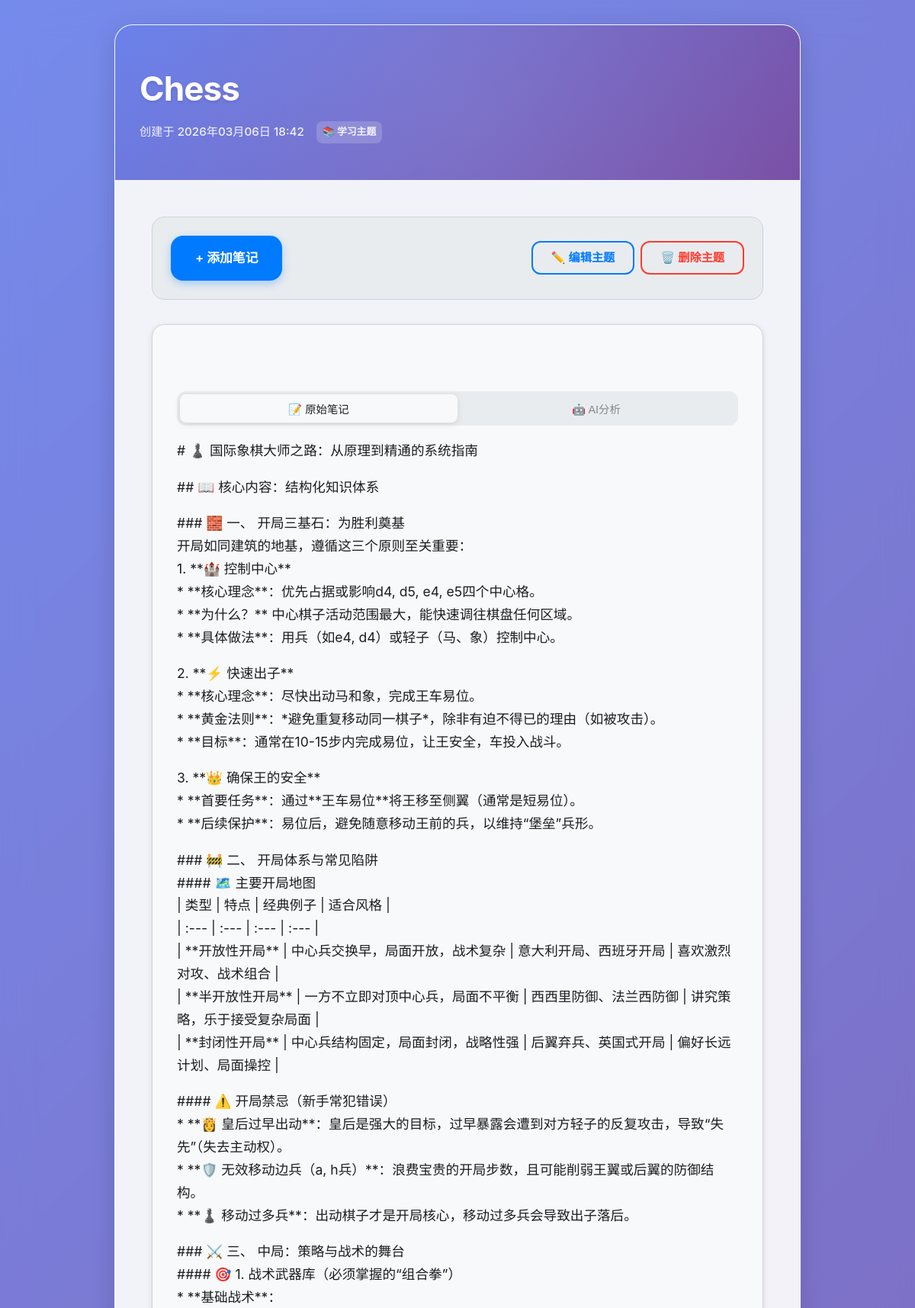
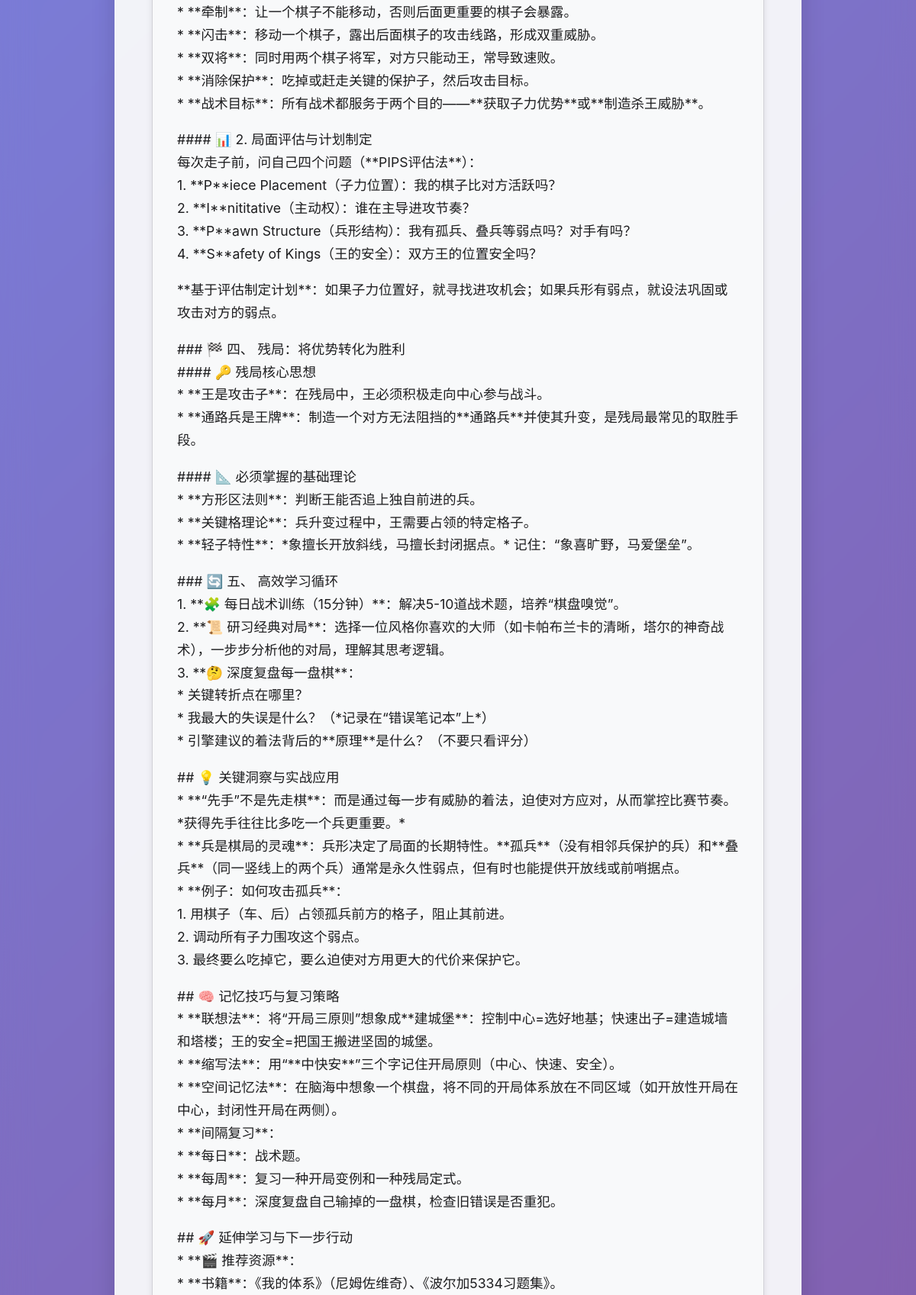
The app's page /learning_logs/topics/1/ (upper part) with its own data (2 pictures, top to bottom).
### learning_logs/models.py (models this page shows, shortened)
class Topic(models.Model):
    text = models.CharField(max_length=200)
    date_added = models.DateTimeField(auto_now_add=True)
    def __str__(self):
        return self.text

class Entry(models.Model):
    topic = models.ForeignKey(Topic, on_delete=models.CASCADE)
    text = models.TextField()
    date_added = models.DateTimeField(auto_now_add=True)
    ai_analysis = models.TextField(blank=True, null=True)  # AI分析结果
    class Meta:
        verbose_name_plural = 'entries'

### learning_logs/views.py (the view)
def topic(request, topic_id):
    topic = get_object_or_404(Topic, id=topic_id)
    entries = topic.entry_set.order_by('-date_added')
    context = {'topic': topic, 'entries': entries}
    return render(request, 'learning_logs/topic.html', context)

### learning_logs/templatetags/markdown_extras.py (called while the page is built)
@register.filter
def markdownify(text):
    if not text:
        return ""
    md = markdown.Markdown(extensions=['tables', 'fenced_code', 'codehilite'])
    return mark_safe(md.convert(text))

### learning_logs/templates/learning_logs/topic.html (shortened to what this page needs)
{% load markdown_extras %}
<!DOCTYPE html>
<html lang="zh-cn">
<head>
</head>
<body>
    <div class="page-background">
        <div class="container">
            <header class="header">
                <div class="header-content">
                    <h1>{{ topic }}</h1>
                    <div class="topic-meta">
                        <span class="topic-date">创建于 {{ topic.date_added|date:'Y年m月d日 H:i' }}</span>
                        <span class="topic-badge">📚 学习主题</span>
                    </div>
                </div>
            </header>
            <main class="main-content">
                <div class="toolbar">
                    <div class="toolbar-left">
                        <a href="{% url 'learning_logs:new_entry' topic.id %}" class="btn btn-primary btn-lg">
                            <span>+</span>
                            添加笔记
                        </a>
                    </div>
                    <div class="toolbar-right">
                        <a href="{% url 'learning_logs:edit_topic' topic.id %}" class="btn btn-outline-primary">
                            <span>✏️</span>
                            编辑主题
                        </a>
                        <a href="{% url 'learning_logs:delete_topic' topic.id %}" class="btn btn-outline-danger">
                            <span>🗑️</span>
                            删除主题
                        </a>
                    </div>
                </div>
                {% for entry in entries %}
                <article class="entry-card">
                    <header class="entry-header">
                    </header>
                    <div class="entry-content">
                        {% if entry.ai_analysis %}
                        <div class="tab-container">
                            <div class="tab-buttons">
                                <button class="tab-btn active" onclick="switchTab(this, 'original-{{ entry.id }}')">📝 原始笔记</button>
                                <button class="tab-btn" onclick="switchTab(this, 'ai-{{ entry.id }}')">🤖 AI分析</button>
                            </div>
                            <div id="original-{{ entry.id }}" class="tab-content active">
                                <div class="entry-text">{{ entry.text|linebreaks }}</div>
                            </div>
                        </div>
                        {% else %}
                        <div class="entry-text">{{ entry.text|linebreaks }}</div>
                        {% endif %}
                    </div>
                </article>
                {% endfor %}
            </main>
        </div>
    </div>
</body>
</html>
</head>
<body>
</body>
</html>

### records on screen
Topic: text "Chess", date_added "2026年03月06日 18:42"
Entry: text "# ♟️ 国际象棋大师之路：从原理到精通的系统指南 ## 📖 核心内容：结构化知识体系 ### 🧱 一、 开局三基石：为胜利奠基 开局如同建筑的地基，遵循这三个原则至关重要： 1. **🏰 控制中心** * **核心理念**：优先占据或影响d4, d5, e4, e5四个中心格。 * **为什么？** 中心棋子活动范围最大，能快速调往棋盘任何区域。 * **具体做法**：用兵（如e4, d4）或轻子（马、象）控制中心。 2. **⚡ 快速出子** * **核心理念**：尽快出动马和象，完成王车易位。 * **黄金法则**：*避免重复移动同一棋子*，除非有迫不得已的理由（如被攻击）。 * **目标**：通常在10-15步内完成易位，让王安全，车投入战斗。 3. **👑 确保王的安全** * **首要任务**：通过**王车易位**将王移至侧翼（通常是短易位）。 * **后续保护**：易位后，避免随意移动王前的兵，以维持“堡垒”兵形。 ### 🚧 二、 开局体系与常见陷阱 #### 🗺️ 主要开局地图 | 类型 | 特点 | 经典例子 | 适合风格 | | :--- | :--- | :--- | :--- | | **开放性开局** | 中心兵交换早，局面开放，战术复杂 | 意大利开局、西班牙开局 | 喜欢激烈对攻、战术组合 | | **半开放性开局** | 一方不立即对顶中心兵，局面不平衡 | 西西里防御、法兰西防御 | 讲究策略，乐于接受复杂局面 | | **封闭性开局** | 中心兵结构固定，局面封闭，战略性强 | 后翼弃兵、英国式开局 | 偏好长远计划、局面操控 |…"
